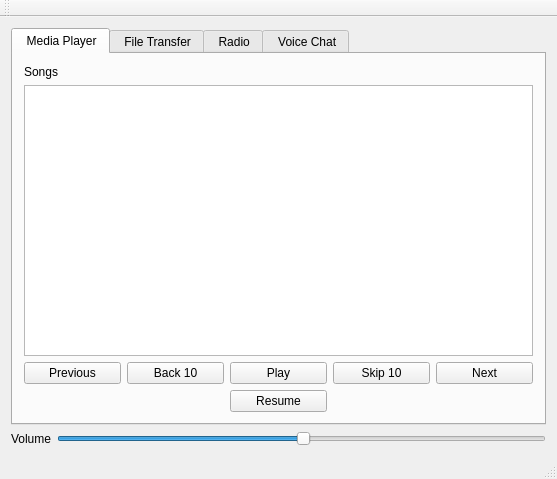
<?xml version="1.0" encoding="UTF-8"?>
<ui version="4.0">
 <class>MainWindow</class>
 <widget class="QMainWindow" name="MainWindow">
  <property name="geometry">
   <rect>
    <x>0</x>
    <y>0</y>
    <width>557</width>
    <height>479</height>
   </rect>
  </property>
  <property name="windowTitle">
   <string>Client</string>
  </property>
  <widget class="QWidget" name="centralWidget">
   <layout class="QGridLayout" name="gridLayout">
    <item row="0" column="0" colspan="2">
     <widget class="QTabWidget" name="tabWidget">
      <property name="accessibleName">
       <string>Tab</string>
      </property>
      <property name="tabShape">
       <enum>QTabWidget::Rounded</enum>
      </property>
      <property name="currentIndex">
       <number>0</number>
      </property>
      <widget class="QWidget" name="mediaTab">
       <attribute name="title">
        <string> Media Player</string>
       </attribute>
       <layout class="QGridLayout" name="gridLayout_5">
        <item row="0" column="0" colspan="5">
         <widget class="QLabel" name="label_4">
          <property name="text">
           <string>Songs</string>
          </property>
         </widget>
        </item>
        <item row="1" column="0" colspan="5">
         <widget class="QListWidget" name="songList"/>
        </item>
        <item row="2" column="4">
         <widget class="QPushButton" name="nextSongBtn">
          <property name="text">
           <string>Next</string>
          </property>
         </widget>
        </item>
        <item row="2" column="2">
         <widget class="QPushButton" name="playPauseBtn">
          <property name="accessibleName">
           <string>play</string>
          </property>
          <property name="text">
           <string>Play</string>
          </property>
         </widget>
        </item>
        <item row="2" column="0">
         <widget class="QPushButton" name="prevSongBtn">
          <property name="text">
           <string>Previous</string>
          </property>
         </widget>
        </item>
        <item row="2" column="3">
         <widget class="QPushButton" name="skipFwdBtn">
          <property name="accessibleName">
           <string>skip</string>
          </property>
          <property name="text">
           <string>Skip 10</string>
          </property>
         </widget>
        </item>
        <item row="2" column="1">
         <widget class="QPushButton" name="skipBkwdBtn">
          <property name="text">
           <string>Back 10</string>
          </property>
         </widget>
        </item>
        <item row="3" column="2">
         <widget class="QPushButton" name="resumeBtn">
          <property name="text">
           <string>Resume</string>
          </property>
         </widget>
        </item>
       </layout>
      </widget>
      <widget class="QWidget" name="fileTransferTab">
       <attribute name="title">
        <string> File Transfer</string>
       </attribute>
       <layout class="QGridLayout" name="gridLayout_3">
        <item row="6" column="0" colspan="3">
         <layout class="QGridLayout" name="gridLayout_6">
          <property name="leftMargin">
           <number>0</number>
          </property>
          <property name="topMargin">
           <number>0</number>
          </property>
          <property name="rightMargin">
           <number>0</number>
          </property>
          <item row="0" column="0">
           <widget class="QPushButton" name="connectOutBtn">
            <property name="text">
             <string>Connect Out Going</string>
            </property>
           </widget>
          </item>
          <item row="0" column="1">
           <widget class="QPushButton" name="openInBtn">
            <property name="text">
             <string>Open Incoming</string>
            </property>
           </widget>
          </item>
          <item row="1" column="0">
           <widget class="QPushButton" name="disconnectOutBtn">
            <property name="enabled">
             <bool>false</bool>
            </property>
            <property name="text">
             <string>Disconnect Out Going</string>
            </property>
           </widget>
          </item>
          <item row="1" column="1">
           <widget class="QPushButton" name="closeInBtn">
            <property name="enabled">
             <bool>false</bool>
            </property>
            <property name="text">
             <string>Close Incoming</string>
            </property>
           </widget>
          </item>
         </layout>
        </item>
        <item row="2" column="0" colspan="3">
         <widget class="QListWidget" name="localFileList"/>
        </item>
        <item row="3" column="0" colspan="3">
         <widget class="QPushButton" name="sendFileBtn">
          <property name="enabled">
           <bool>false</bool>
          </property>
          <property name="text">
           <string>Send</string>
          </property>
         </widget>
        </item>
        <item row="0" column="0">
         <widget class="QLineEdit" name="peerIp">
          <property name="text">
           <string/>
          </property>
          <property name="placeholderText">
           <string>Peer IP</string>
          </property>
         </widget>
        </item>
        <item row="0" column="1">
         <widget class="QLineEdit" name="peerPort">
          <property name="inputMask">
           <string>9999</string>
          </property>
          <property name="text">
           <string>7000</string>
          </property>
          <property name="placeholderText">
           <string>Peer Port</string>
          </property>
         </widget>
        </item>
        <item row="0" column="2">
         <widget class="QPushButton" name="connectPeerBtn">
          <property name="accessibleName">
           <string>connect</string>
          </property>
          <property name="text">
           <string>Connect</string>
          </property>
         </widget>
        </item>
        <item row="1" column="0">
         <widget class="QLabel" name="label_2">
          <property name="text">
           <string>Local Files</string>
          </property>
         </widget>
        </item>
        <item row="7" column="0">
         <widget class="QLabel" name="label_3">
          <property name="text">
           <string>Peer's Files</string>
          </property>
         </widget>
        </item>
        <item row="9" column="0" colspan="3">
         <widget class="QPushButton" name="requestFileBtn">
          <property name="text">
           <string>Request</string>
          </property>
         </widget>
        </item>
        <item row="8" column="0" colspan="3">
         <widget class="QListWidget" name="peerFileList"/>
        </item>
       </layout>
      </widget>
      <widget class="QWidget" name="radioTab">
       <attribute name="title">
        <string> Radio</string>
       </attribute>
       <layout class="QGridLayout" name="gridLayout_2">
        <item row="0" column="0">
         <widget class="QLineEdit" name="serverIp">
          <property name="text">
           <string/>
          </property>
          <property name="placeholderText">
           <string>Server IP</string>
          </property>
         </widget>
        </item>
        <item row="0" column="1">
         <widget class="QLineEdit" name="serverPort">
          <property name="inputMask">
           <string>9999</string>
          </property>
          <property name="text">
           <string>7000</string>
          </property>
          <property name="placeholderText">
           <string>Server Port</string>
          </property>
         </widget>
        </item>
        <item row="0" column="2">
         <widget class="QPushButton" name="connectServerBtn">
          <property name="accessibleName">
           <string>connect</string>
          </property>
          <property name="text">
           <string>Connect</string>
          </property>
         </widget>
        </item>
        <item row="1" column="0">
         <widget class="QLabel" name="label">
          <property name="text">
           <string>Playlist</string>
          </property>
         </widget>
        </item>
        <item row="2" column="0" colspan="3">
         <widget class="QListWidget" name="playlistList">
          <property name="enabled">
           <bool>true</bool>
          </property>
         </widget>
        </item>
       </layout>
      </widget>
      <widget class="QWidget" name="voiceTab">
       <attribute name="title">
        <string> Voice Chat</string>
       </attribute>
       <layout class="QGridLayout" name="gridLayout_4">
        <item row="0" column="0">
         <widget class="QLineEdit" name="peerVoiceIp">
          <property name="text">
           <string/>
          </property>
          <property name="placeholderText">
           <string>Peer IP</string>
          </property>
         </widget>
        </item>
        <item row="0" column="1">
         <widget class="QLineEdit" name="peerVoicePort">
          <property name="inputMask">
           <string>9999</string>
          </property>
          <property name="text">
           <string>7000</string>
          </property>
          <property name="placeholderText">
           <string>Peer Port</string>
          </property>
         </widget>
        </item>
        <item row="0" column="2">
         <widget class="QPushButton" name="connectPeerVoiceBtn">
          <property name="accessibleName">
           <string>connect</string>
          </property>
          <property name="text">
           <string>Connect</string>
          </property>
         </widget>
        </item>
        <item row="1" column="0" colspan="3">
         <layout class="QHBoxLayout" name="horizontalLayout">
          <item>
           <widget class="QPushButton" name="recordBtn">
            <property name="text">
             <string>Record</string>
            </property>
           </widget>
          </item>
          <item>
           <widget class="QPushButton" name="stopRecordBtn">
            <property name="accessibleName">
             <string>stoptest</string>
            </property>
            <property name="text">
             <string>Stop Record</string>
            </property>
           </widget>
          </item>
         </layout>
        </item>
       </layout>
      </widget>
     </widget>
    </item>
    <item row="1" column="0">
     <widget class="QLabel" name="label_5">
      <property name="text">
       <string>Volume</string>
      </property>
     </widget>
    </item>
    <item row="1" column="1">
     <widget class="QSlider" name="volumeSlider">
      <property name="toolTip">
       <string>Volume Control</string>
      </property>
      <property name="toolTipDuration">
       <number>2</number>
      </property>
      <property name="value">
       <number>50</number>
      </property>
      <property name="orientation">
       <enum>Qt::Horizontal</enum>
      </property>
     </widget>
    </item>
   </layout>
  </widget>
  <widget class="QMenuBar" name="menuBar">
   <property name="geometry">
    <rect>
     <x>0</x>
     <y>0</y>
     <width>557</width>
     <height>21</height>
    </rect>
   </property>
  </widget>
  <widget class="QToolBar" name="mainToolBar">
   <attribute name="toolBarArea">
    <enum>TopToolBarArea</enum>
   </attribute>
   <attribute name="toolBarBreak">
    <bool>false</bool>
   </attribute>
  </widget>
  <widget class="QStatusBar" name="statusBar"/>
 </widget>
 <layoutdefault spacing="6" margin="11"/>
 <tabstops>
  <tabstop>tabWidget</tabstop>
  <tabstop>serverIp</tabstop>
  <tabstop>serverPort</tabstop>
  <tabstop>connectServerBtn</tabstop>
  <tabstop>playlistList</tabstop>
  <tabstop>volumeSlider</tabstop>
  <tabstop>connectPeerBtn</tabstop>
  <tabstop>localFileList</tabstop>
  <tabstop>peerFileList</tabstop>
  <tabstop>sendFileBtn</tabstop>
  <tabstop>peerIp</tabstop>
  <tabstop>requestFileBtn</tabstop>
  <tabstop>connectPeerVoiceBtn</tabstop>
  <tabstop>peerVoicePort</tabstop>
  <tabstop>peerVoiceIp</tabstop>
  <tabstop>peerPort</tabstop>
 </tabstops>
 <resources/>
 <connections/>
</ui>
